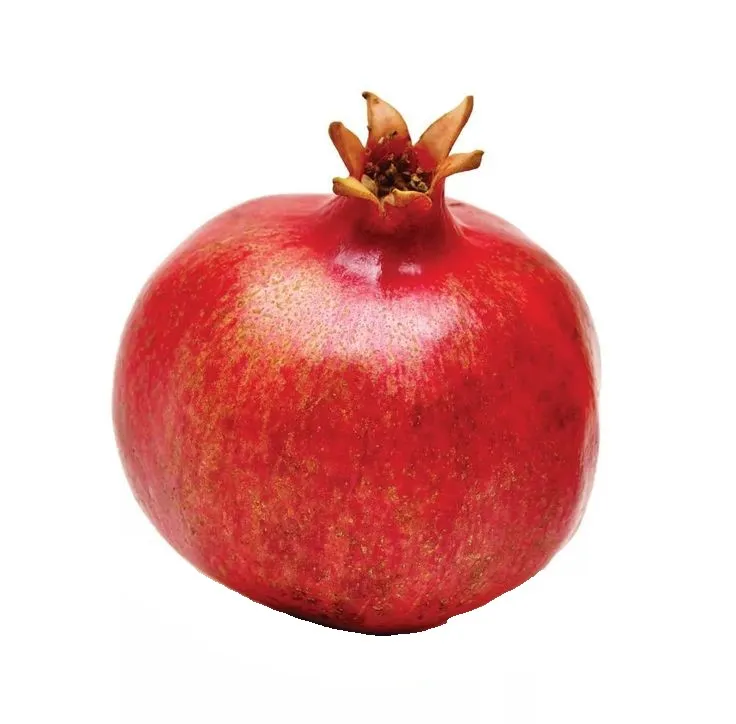
#> input picture Practica10/image/DZ10(pa).jpg, 736 x 724 px, found by its file name
$ jupyter execute --allow-errors DZ10.ipynb   (older library calls are emulated)
#> lines starting #> are read from the running program, lines starting #| are printed output that depends on the picture; after the words box and inside, x2 and y2 are one past the last pixel; in counts of white or black regions, pixels touching at a corner belong together
[cell 1]
# Task 1.
# Текстурные характеристики:
#  - Реализуйте подсчет гистограммы
#  - Реализуйте рассчет текстурных характеристик Laws
#  - Реализуйте расчет текстурных характеристик на основе матрицы взаимной встречаемости GLCM
# Для каждого случая: выполните тренировку классификатора (knn, svm, trees)
# Решите задачу сегментации данных на основе классификации изображений каждым методом.
# Выполните ручную разметку изображений на регионы.
# Сравните результат полученной классификации и размеченной.

[cell 2]
import cv2 as cv
import numpy as np
import os
import matplotlib.pyplot as plt
from scipy.stats import entropy, skew, kurtosis

[cell 3]
# [27 lines left out: function compute_histogram, not called in this run]

[cell 4]
image_folder = "./KTH_TIPS"

#> (the rest of this cell did not finish here and is left out)

[cell 5]
bins_count = 256
#> (the rest of this cell did not finish here and is left out)

[cell 6]
# [23 lines left out: function laws_texture, not called in this run]

#> (a cell that did not finish here is left out)

[cell 8]
from skimage.feature import graycomatrix, graycoprops

# [21 lines left out: function compute_glcm_features, not called in this run]

#> (a cell that did not finish here is left out)

[cell 10]
from sklearn.neighbors import KNeighborsClassifier
from sklearn.svm import SVC
from sklearn.tree import DecisionTreeClassifier
from sklearn.model_selection import train_test_split
from sklearn.preprocessing import LabelEncoder, StandardScaler

from sklearn.metrics import classification_report, accuracy_score
import warnings

[cell 11]
def prepare_dataset(image_folder, feature_type, num_images=50):
    features, labels = [], []

    for texture_name in os.listdir(image_folder):
        texture_path = os.path.join(image_folder, texture_name)
        if not os.path.isdir(texture_path):
            continue

        for image_file in os.listdir(texture_path)[:num_images]:
            image_path = os.path.join(texture_path, image_file)
            image = cv.imread(image_path, cv.IMREAD_GRAYSCALE)

            if image is not None:
                image = cv.resize(image, (128, 128))

                if feature_type == 'Histogram':
                    features_dict, _ = compute_histogram(image, 256)
                elif feature_type == 'Laws':
                    features_dict = laws_texture(image)
                else:  # GLCM
                    features_dict = compute_glcm_features(image)

                features.append(list(features_dict.values()))
                labels.append(texture_name)

    return np.array(features), labels


# [17 lines left out: function train_models, not called in this run]
trained_models_dict = {}

feature_types = ['Histogram', 'Laws', 'GLCM']
#> (the rest of this cell did not finish here and is left out)

[cell 12]
def texture_segmentation(image_path, trained_models_dict, feature_type, model_name,
                         window_size=32, step=None, n_classes=4):
#> called with image_path = 'image\\DZ10(pa).jpg', feature_type = 'Laws', model_name = 'SVM', window_size = 4, n_classes = 4
    original_image = cv.imread(image_path, cv.IMREAD_GRAYSCALE)
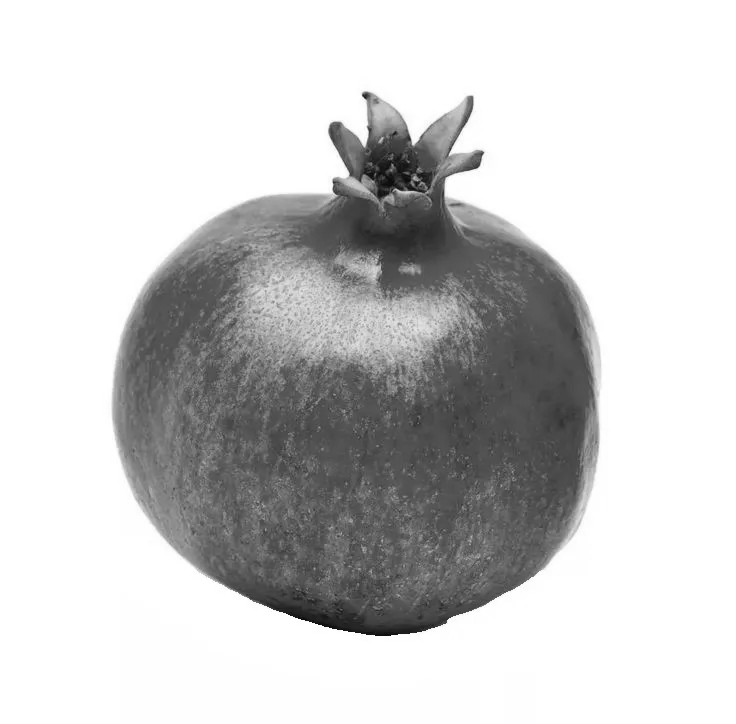
#> original_image: shape (724, 736); min 5, max 255, mean 203.3
#> further down, image is the input picture: shape (724, 736, 3); mean B, G, R 188.3, 190.2, 234.6

    if step is None:
        step = window_size

    models = trained_models_dict[feature_type]['models']
    scaler = trained_models_dict[feature_type]['scaler']
    model = models[model_name]

    h, w = original_image.shape
    temp_seg_map = np.zeros((h, w), dtype=np.uint8)
    all_predictions = []

    feature_extractors = {
        'Histogram': lambda img: list(compute_histogram(img, 32)[0].values()),
        'Laws': lambda img: list(laws_texture(img).values()),
        'GLCM': lambda img: list(compute_glcm_features(img).values())
    }

    for y in range(0, h - window_size + 1, step):
        for x in range(0, w - window_size + 1, step):
            window = original_image[y:y+window_size, x:x+window_size]

            features = feature_extractors[feature_type](window)
            features_scaled = scaler.transform([features])
            prediction = model.predict(features_scaled)[0]

            temp_seg_map[y:y+window_size, x:x+window_size] = prediction
            all_predictions.append(prediction)

    unique, counts = np.unique(all_predictions, return_counts=True)
    top_classes = unique[np.argsort(counts)[-n_classes:]]

    segmentation_map = np.zeros_like(temp_seg_map)

    for new_class, old_class in enumerate(top_classes):
        segmentation_map[temp_seg_map == old_class] = new_class


    mask_not_top = ~np.isin(temp_seg_map, top_classes)
    if np.any(mask_not_top):
        segmentation_map[mask_not_top] = 1

    return segmentation_map, original_image

[cell 13]
def show_segment(image, trained_models_dict, **kwargs):
    seg_map, original = texture_segmentation(image, trained_models_dict, **kwargs)

    fig, (ax1, ax2, ax3) = plt.subplots(1, 3, figsize=(12, 4))

    ax1.imshow(original, cmap='gray')
    ax1.set_title('Original')
    ax1.axis('off')

    ax2.imshow(seg_map, cmap='tab10')
    ax2.set_title('Segmentation')
    ax2.axis('off')

    ax3.imshow(seg_map, cmap='tab10', alpha=0.8)
    ax3.imshow(original, cmap='gray', alpha=0.3)
    ax3.set_title('Overlay')
    ax3.axis('off')

    plt.tight_layout()
    plt.show()

#> (a cell that did not finish here is left out)

[cell 15]
def manual_segment(image):
    image_gray = cv.cvtColor(image, cv.COLOR_RGB2GRAY)
    _, mask = cv.threshold(image_gray, 0, 255, cv.THRESH_BINARY_INV + cv.THRESH_OTSU)
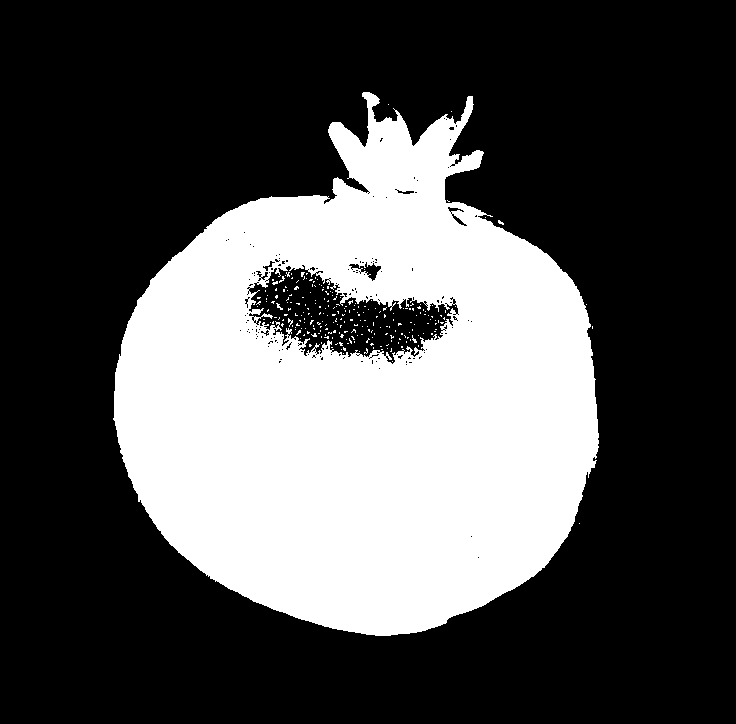
#> mask: shape (724, 736); 31.9% white; 246 white regions (244 under 20 px)

    contours, _ = cv.findContours(mask, cv.RETR_EXTERNAL, cv.CHAIN_APPROX_SIMPLE)
#> contours = 9 contours, 8 with area under 20; largest, box (x1, y1, x2, y2) and area: (113, 92, 599, 636) 179520
    final_mask = np.zeros_like(mask)

    if contours:
        largest_contour = max(contours, key=cv.contourArea)
#> largest_contour = contour of 1054 points, box (x1, y1, x2, y2) (113, 92, 599, 636), area 179520
        cv.drawContours(final_mask, [largest_contour], 0, 1, -1)
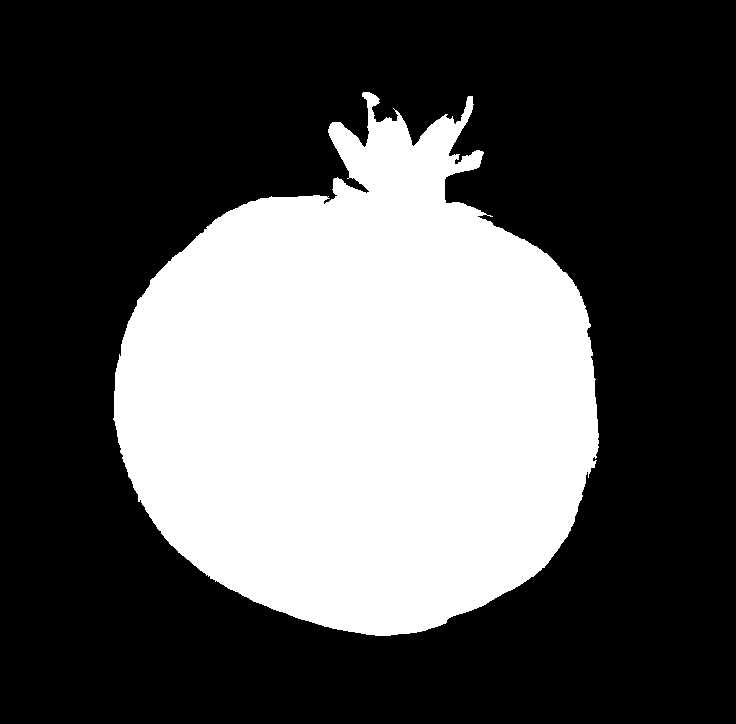
#> final_mask: shape (724, 736); values 0 (black) and 1 (white), 33.9% white; 1 white region, box (x1, y1, x2, y2) and area: (113, 92, 599, 636) 180509

    return final_mask


def remap_classes(mask, n_classes):
#> called with n_classes = 4
    unique, counts = np.unique(mask, return_counts=True)
#> unique = [0, 1]; counts = [352355, 180509]
    top_classes = unique[np.argsort(-counts)[:n_classes]]
#> top_classes = [0, 1]

    result = np.zeros_like(mask)
    for new_id, old_id in enumerate(top_classes):
        result[mask == old_id] = new_id
#> this loop made 2 passes
#> (new_id, old_id) on passes 1 to 2: (0, 0), (1, 1)

    return result

[cell 16]
image_path = "image\DZ10(pa).jpg"
image = cv.imread(image_path)
image_rgb = cv.cvtColor(image, cv.COLOR_BGR2RGB)

manual_mask = manual_segment(image_rgb)
manual_mask = remap_classes(manual_mask, 4)

[cell 17]
fig, (ax_orig, ax_segment) = plt.subplots(1, 2, figsize=(10, 5))

ax_orig.imshow(image_rgb)
ax_orig.set_title('Original')
ax_orig.axis('off')

ax_segment.imshow(manual_mask, cmap='tab10')
ax_segment.set_title('Manual Segmentation')
ax_segment.axis('off')

plt.show()
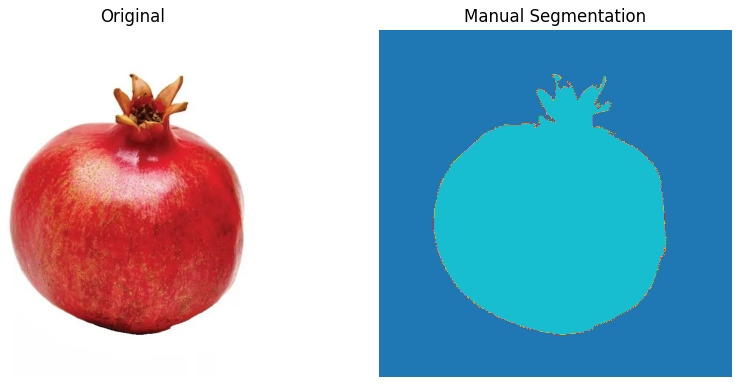
#> figure drawn by matplotlib, 2 panels

[cell 18]
from sklearn.metrics import accuracy_score, jaccard_score

[cell 19]
# [59 lines left out: functions find_best_mapping, compare_segmentation, not called in this run]

[cell 20]
feature_type = 'GLCM'
model_name = 'DecisionTree'
print(f"{feature_type} - {model_name}\n")

#> (the rest of this cell did not finish here and is left out)
